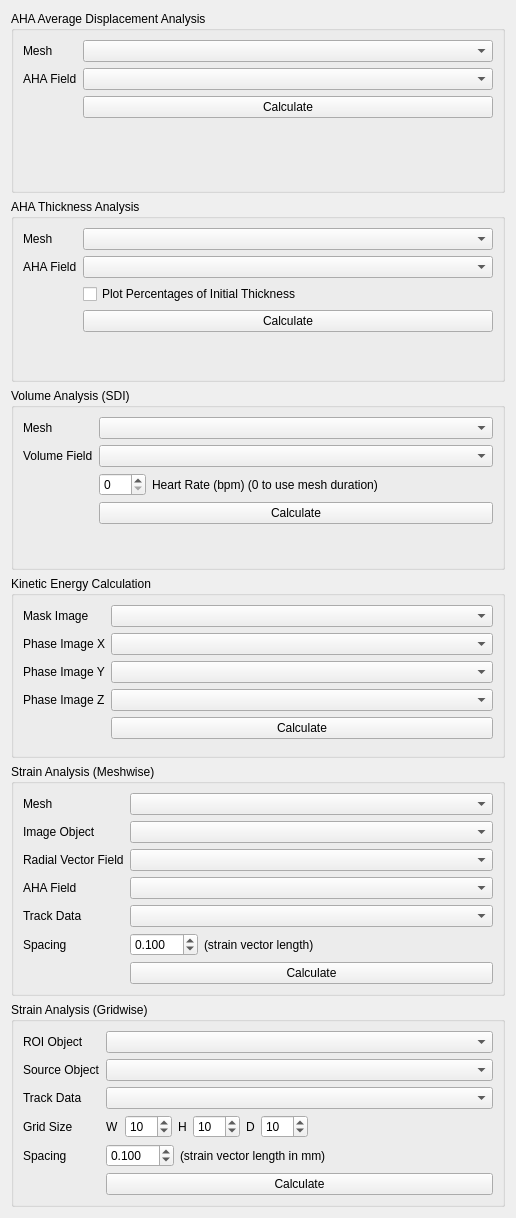
     <widget class="QWidget" name="page_5">
      <property name="geometry">
       <rect>
        <x>0</x>
        <y>0</y>
        <width>516</width>
        <height>1218</height>
       </rect>
      </property>
      <property name="sizePolicy">
       <sizepolicy hsizetype="Preferred" vsizetype="Fixed">
        <horstretch>0</horstretch>
        <verstretch>0</verstretch>
       </sizepolicy>
      </property>
      <attribute name="label">
       <string>4. Analysis</string>
      </attribute>
      <layout class="QVBoxLayout" name="verticalLayout_12">
       <item>
        <widget class="QGroupBox" name="groupBox_13">
         <property name="title">
          <string>AHA Average Displacement Analysis</string>
         </property>
         <layout class="QFormLayout" name="formLayout_13">
          <property name="fieldGrowthPolicy">
           <enum>QFormLayout::AllNonFixedFieldsGrow</enum>
          </property>
          <item row="0" column="0">
           <widget class="QLabel" name="label_47">
            <property name="text">
             <string>Mesh</string>
            </property>
           </widget>
          </item>
          <item row="0" column="1">
           <widget class="QComboBox" name="dispMeshBox">
            <property name="sizePolicy">
             <sizepolicy hsizetype="Expanding" vsizetype="Fixed">
              <horstretch>0</horstretch>
              <verstretch>0</verstretch>
             </sizepolicy>
            </property>
           </widget>
          </item>
          <item row="1" column="0">
           <widget class="QLabel" name="label_48">
            <property name="text">
             <string>AHA Field</string>
            </property>
           </widget>
          </item>
          <item row="1" column="1">
           <widget class="QComboBox" name="dispFieldBox">
            <property name="sizePolicy">
             <sizepolicy hsizetype="Expanding" vsizetype="Fixed">
              <horstretch>0</horstretch>
              <verstretch>0</verstretch>
             </sizepolicy>
            </property>
           </widget>
          </item>
          <item row="2" column="1">
           <widget class="QPushButton" name="avgdispButton">
            <property name="sizePolicy">
             <sizepolicy hsizetype="Expanding" vsizetype="Fixed">
              <horstretch>0</horstretch>
              <verstretch>0</verstretch>
             </sizepolicy>
            </property>
            <property name="text">
             <string>Calculate</string>
            </property>
           </widget>
          </item>
         </layout>
        </widget>
       </item>
       <item>
        <widget class="QGroupBox" name="groupBox_12">
         <property name="title">
          <string>AHA Thickness Analysis</string>
         </property>
         <layout class="QFormLayout" name="formLayout_12">
          <item row="0" column="0">
           <widget class="QLabel" name="label_45">
            <property name="text">
             <string>Mesh</string>
            </property>
           </widget>
          </item>
          <item row="0" column="1">
           <widget class="QComboBox" name="thickMeshBox">
            <property name="sizePolicy">
             <sizepolicy hsizetype="Expanding" vsizetype="Fixed">
              <horstretch>0</horstretch>
              <verstretch>0</verstretch>
             </sizepolicy>
            </property>
           </widget>
          </item>
          <item row="3" column="1">
           <widget class="QPushButton" name="thicknessButton">
            <property name="sizePolicy">
             <sizepolicy hsizetype="Expanding" vsizetype="Fixed">
              <horstretch>0</horstretch>
              <verstretch>0</verstretch>
             </sizepolicy>
            </property>
            <property name="text">
             <string>Calculate</string>
            </property>
           </widget>
          </item>
          <item row="1" column="1">
           <widget class="QComboBox" name="thickFieldBox">
            <property name="sizePolicy">
             <sizepolicy hsizetype="Expanding" vsizetype="Fixed">
              <horstretch>0</horstretch>
              <verstretch>0</verstretch>
             </sizepolicy>
            </property>
           </widget>
          </item>
          <item row="1" column="0">
           <widget class="QLabel" name="label_46">
            <property name="text">
             <string>AHA Field</string>
            </property>
           </widget>
          </item>
          <item row="2" column="1">
           <widget class="QCheckBox" name="percentThickBox">
            <property name="sizePolicy">
             <sizepolicy hsizetype="Expanding" vsizetype="Fixed">
              <horstretch>0</horstretch>
              <verstretch>0</verstretch>
             </sizepolicy>
            </property>
            <property name="text">
             <string>Plot Percentages of Initial Thickness</string>
            </property>
           </widget>
          </item>
         </layout>
        </widget>
       </item>
       <item>
        <widget class="QGroupBox" name="groupBox_14">
         <property name="title">
          <string>Volume Analysis (SDI)</string>
         </property>
         <layout class="QFormLayout" name="formLayout_14">
          <item row="0" column="0">
           <widget class="QLabel" name="label_49">
            <property name="text">
             <string>Mesh</string>
            </property>
           </widget>
          </item>
          <item row="0" column="1">
           <widget class="QComboBox" name="volMeshBox">
            <property name="sizePolicy">
             <sizepolicy hsizetype="Expanding" vsizetype="Fixed">
              <horstretch>0</horstretch>
              <verstretch>0</verstretch>
             </sizepolicy>
            </property>
           </widget>
          </item>
          <item row="1" column="1">
           <widget class="QComboBox" name="volFieldBox">
            <property name="sizePolicy">
             <sizepolicy hsizetype="Expanding" vsizetype="Fixed">
              <horstretch>0</horstretch>
              <verstretch>0</verstretch>
             </sizepolicy>
            </property>
           </widget>
          </item>
          <item row="1" column="0">
           <widget class="QLabel" name="label_50">
            <property name="text">
             <string>Volume Field</string>
            </property>
           </widget>
          </item>
          <item row="3" column="1">
           <widget class="QPushButton" name="volButton">
            <property name="sizePolicy">
             <sizepolicy hsizetype="Expanding" vsizetype="Fixed">
              <horstretch>0</horstretch>
              <verstretch>0</verstretch>
             </sizepolicy>
            </property>
            <property name="text">
             <string>Calculate</string>
            </property>
           </widget>
          </item>
          <item row="2" column="1">
           <layout class="QHBoxLayout" name="horizontalLayout_18">
            <property name="topMargin">
             <number>0</number>
            </property>
            <item>
             <widget class="QSpinBox" name="bpmBox">
              <property name="sizePolicy">
               <sizepolicy hsizetype="Maximum" vsizetype="Fixed">
                <horstretch>0</horstretch>
                <verstretch>0</verstretch>
               </sizepolicy>
              </property>
              <property name="minimum">
               <number>0</number>
              </property>
              <property name="maximum">
               <number>200</number>
              </property>
              <property name="value">
               <number>0</number>
              </property>
             </widget>
            </item>
            <item>
             <widget class="QLabel" name="label_74">
              <property name="text">
               <string>Heart Rate (bpm) (0 to use mesh duration)</string>
              </property>
             </widget>
            </item>
           </layout>
          </item>
         </layout>
        </widget>
       </item>
       <item>
        <widget class="QGroupBox" name="groupBox_16">
         <property name="minimumSize">
          <size>
           <width>0</width>
           <height>0</height>
          </size>
         </property>
         <property name="title">
          <string>Kinetic Energy Calculation</string>
         </property>
         <layout class="QFormLayout" name="formLayout_16">
          <item row="0" column="0">
           <widget class="QLabel" name="label_58">
            <property name="text">
             <string>Mask Image</string>
            </property>
           </widget>
          </item>
          <item row="0" column="1">
           <widget class="QComboBox" name="keMaskBox">
            <property name="sizePolicy">
             <sizepolicy hsizetype="Expanding" vsizetype="Fixed">
              <horstretch>0</horstretch>
              <verstretch>0</verstretch>
             </sizepolicy>
            </property>
           </widget>
          </item>
          <item row="1" column="1">
           <widget class="QComboBox" name="phaseXBox">
            <property name="sizePolicy">
             <sizepolicy hsizetype="Expanding" vsizetype="Fixed">
              <horstretch>0</horstretch>
              <verstretch>0</verstretch>
             </sizepolicy>
            </property>
           </widget>
          </item>
          <item row="2" column="1">
           <widget class="QComboBox" name="phaseYBox">
            <property name="sizePolicy">
             <sizepolicy hsizetype="Expanding" vsizetype="Fixed">
              <horstretch>0</horstretch>
              <verstretch>0</verstretch>
             </sizepolicy>
            </property>
           </widget>
          </item>
          <item row="3" column="1">
           <widget class="QComboBox" name="phaseZBox">
            <property name="sizePolicy">
             <sizepolicy hsizetype="Expanding" vsizetype="Fixed">
              <horstretch>0</horstretch>
              <verstretch>0</verstretch>
             </sizepolicy>
            </property>
           </widget>
          </item>
          <item row="1" column="0">
           <widget class="QLabel" name="label_60">
            <property name="text">
             <string>Phase Image X</string>
            </property>
           </widget>
          </item>
          <item row="2" column="0">
           <widget class="QLabel" name="label_61">
            <property name="text">
             <string>Phase Image Y</string>
            </property>
           </widget>
          </item>
          <item row="3" column="0">
           <widget class="QLabel" name="label_62">
            <property name="text">
             <string>Phase Image Z</string>
            </property>
           </widget>
          </item>
          <item row="4" column="1">
           <widget class="QPushButton" name="keCalcButton">
            <property name="sizePolicy">
             <sizepolicy hsizetype="Expanding" vsizetype="Fixed">
              <horstretch>0</horstretch>
              <verstretch>0</verstretch>
             </sizepolicy>
            </property>
            <property name="text">
             <string>Calculate</string>
            </property>
           </widget>
          </item>
         </layout>
        </widget>
       </item>
       <item>
        <widget class="QGroupBox" name="groupBox_15">
         <property name="title">
          <string>Strain Analysis (Meshwise)</string>
         </property>
         <layout class="QFormLayout" name="formLayout_15">
          <property name="fieldGrowthPolicy">
           <enum>QFormLayout::AllNonFixedFieldsGrow</enum>
          </property>
          <item row="1" column="0">
           <widget class="QLabel" name="label_51">
            <property name="text">
             <string>Mesh</string>
            </property>
           </widget>
          </item>
          <item row="1" column="1">
           <widget class="QComboBox" name="strainMeshBox">
            <property name="sizePolicy">
             <sizepolicy hsizetype="Expanding" vsizetype="Fixed">
              <horstretch>0</horstretch>
              <verstretch>0</verstretch>
             </sizepolicy>
            </property>
           </widget>
          </item>
          <item row="2" column="0">
           <widget class="QLabel" name="label_52">
            <property name="text">
             <string>Image Object</string>
            </property>
           </widget>
          </item>
          <item row="2" column="1">
           <widget class="QComboBox" name="strainImgBox">
            <property name="sizePolicy">
             <sizepolicy hsizetype="Expanding" vsizetype="Fixed">
              <horstretch>0</horstretch>
              <verstretch>0</verstretch>
             </sizepolicy>
            </property>
           </widget>
          </item>
          <item row="3" column="0">
           <widget class="QLabel" name="label_59">
            <property name="text">
             <string>Radial Vector Field</string>
            </property>
           </widget>
          </item>
          <item row="3" column="1">
           <widget class="QComboBox" name="vectorFieldBox">
            <property name="sizePolicy">
             <sizepolicy hsizetype="Expanding" vsizetype="Fixed">
              <horstretch>0</horstretch>
              <verstretch>0</verstretch>
             </sizepolicy>
            </property>
           </widget>
          </item>
          <item row="6" column="0">
           <widget class="QLabel" name="label_56">
            <property name="text">
             <string>Spacing</string>
            </property>
           </widget>
          </item>
          <item row="6" column="1">
           <layout class="QHBoxLayout" name="horizontalLayout_12">
            <property name="bottomMargin">
             <number>0</number>
            </property>
            <item>
             <widget class="QDoubleSpinBox" name="strainSpacingMeshBox">
              <property name="decimals">
               <number>3</number>
              </property>
              <property name="minimum">
               <double>-99.989999999999995</double>
              </property>
              <property name="singleStep">
               <double>0.100000000000000</double>
              </property>
              <property name="value">
               <double>0.100000000000000</double>
              </property>
             </widget>
            </item>
            <item>
             <widget class="QLabel" name="label_57">
              <property name="text">
               <string>(strain vector length)</string>
              </property>
             </widget>
            </item>
            <item>
             <spacer name="horizontalSpacer_6">
              <property name="orientation">
               <enum>Qt::Horizontal</enum>
              </property>
              <property name="sizeHint" stdset="0">
               <size>
                <width>40</width>
                <height>20</height>
               </size>
              </property>
             </spacer>
            </item>
           </layout>
          </item>
          <item row="9" column="1">
           <widget class="QPushButton" name="strainMeshButton">
            <property name="sizePolicy">
             <sizepolicy hsizetype="Expanding" vsizetype="Fixed">
              <horstretch>0</horstretch>
              <verstretch>0</verstretch>
             </sizepolicy>
            </property>
            <property name="text">
             <string>Calculate</string>
            </property>
           </widget>
          </item>
          <item row="4" column="0">
           <widget class="QLabel" name="label_53">
            <property name="text">
             <string>AHA Field</string>
            </property>
           </widget>
          </item>
          <item row="4" column="1">
           <widget class="QComboBox" name="strainMeshAHABox">
            <property name="sizePolicy">
             <sizepolicy hsizetype="Expanding" vsizetype="Fixed">
              <horstretch>0</horstretch>
              <verstretch>0</verstretch>
             </sizepolicy>
            </property>
           </widget>
          </item>
          <item row="5" column="0">
           <widget class="QLabel" name="label_54">
            <property name="text">
             <string>Track Data</string>
            </property>
           </widget>
          </item>
          <item row="5" column="1">
           <widget class="QComboBox" name="strainMeshTrackBox">
            <property name="sizePolicy">
             <sizepolicy hsizetype="Expanding" vsizetype="Fixed">
              <horstretch>0</horstretch>
              <verstretch>0</verstretch>
             </sizepolicy>
            </property>
           </widget>
          </item>
         </layout>
        </widget>
       </item>
       <item>
        <widget class="QGroupBox" name="groupBox_10">
         <property name="title">
          <string>Strain Analysis (Gridwise)</string>
         </property>
         <layout class="QFormLayout" name="formLayout_10">
          <property name="fieldGrowthPolicy">
           <enum>QFormLayout::AllNonFixedFieldsGrow</enum>
          </property>
          <item row="0" column="0">
           <widget class="QLabel" name="label_35">
            <property name="text">
             <string>ROI Object</string>
            </property>
           </widget>
          </item>
          <item row="0" column="1">
           <widget class="QComboBox" name="strainROIBox">
            <property name="sizePolicy">
             <sizepolicy hsizetype="Expanding" vsizetype="Fixed">
              <horstretch>0</horstretch>
              <verstretch>0</verstretch>
             </sizepolicy>
            </property>
           </widget>
          </item>
          <item row="1" column="0">
           <widget class="QLabel" name="label_36">
            <property name="text">
             <string>Source Object</string>
            </property>
           </widget>
          </item>
          <item row="1" column="1">
           <widget class="QComboBox" name="strainSrcBox">
            <property name="sizePolicy">
             <sizepolicy hsizetype="Expanding" vsizetype="Fixed">
              <horstretch>0</horstretch>
              <verstretch>0</verstretch>
             </sizepolicy>
            </property>
           </widget>
          </item>
          <item row="3" column="1">
           <layout class="QHBoxLayout" name="horizontalLayout_10">
            <property name="bottomMargin">
             <number>0</number>
            </property>
            <item>
             <widget class="QLabel" name="label_40">
              <property name="text">
               <string>W</string>
              </property>
             </widget>
            </item>
            <item>
             <widget class="QSpinBox" name="strainWBox">
              <property name="minimum">
               <number>2</number>
              </property>
              <property name="maximum">
               <number>999</number>
              </property>
              <property name="singleStep">
               <number>1</number>
              </property>
              <property name="value">
               <number>10</number>
              </property>
             </widget>
            </item>
            <item>
             <widget class="QLabel" name="label_42">
              <property name="text">
               <string>H</string>
              </property>
             </widget>
            </item>
            <item>
             <widget class="QSpinBox" name="strainHBox">
              <property name="minimum">
               <number>2</number>
              </property>
              <property name="maximum">
               <number>999</number>
              </property>
              <property name="value">
               <number>10</number>
              </property>
             </widget>
            </item>
            <item>
             <widget class="QLabel" name="label_43">
              <property name="text">
               <string>D</string>
              </property>
             </widget>
            </item>
            <item>
             <widget class="QSpinBox" name="strainDBox">
              <property name="minimum">
               <number>2</number>
              </property>
              <property name="maximum">
               <number>999</number>
              </property>
              <property name="value">
               <number>10</number>
              </property>
             </widget>
            </item>
            <item>
             <spacer name="horizontalSpacer_4">
              <property name="orientation">
               <enum>Qt::Horizontal</enum>
              </property>
              <property name="sizeHint" stdset="0">
               <size>
                <width>40</width>
                <height>20</height>
               </size>
              </property>
             </spacer>
            </item>
           </layout>
          </item>
          <item row="4" column="0">
           <widget class="QLabel" name="label_37">
            <property name="text">
             <string>Spacing</string>
            </property>
           </widget>
          </item>
          <item row="4" column="1">
           <layout class="QHBoxLayout" name="horizontalLayout_9">
            <property name="bottomMargin">
             <number>0</number>
            </property>
            <item>
             <widget class="QDoubleSpinBox" name="strainSpacingBox">
              <property name="decimals">
               <number>3</number>
              </property>
              <property name="minimum">
               <double>-99.989999999999995</double>
              </property>
              <property name="singleStep">
               <double>0.100000000000000</double>
              </property>
              <property name="value">
               <double>0.100000000000000</double>
              </property>
             </widget>
            </item>
            <item>
             <widget class="QLabel" name="label_39">
              <property name="text">
               <string>(strain vector length in mm)</string>
              </property>
             </widget>
            </item>
            <item>
             <spacer name="horizontalSpacer_3">
              <property name="orientation">
               <enum>Qt::Horizontal</enum>
              </property>
              <property name="sizeHint" stdset="0">
               <size>
                <width>40</width>
                <height>20</height>
               </size>
              </property>
             </spacer>
            </item>
           </layout>
          </item>
          <item row="7" column="1">
           <widget class="QPushButton" name="strainButton">
            <property name="sizePolicy">
             <sizepolicy hsizetype="Expanding" vsizetype="Fixed">
              <horstretch>0</horstretch>
              <verstretch>0</verstretch>
             </sizepolicy>
            </property>
            <property name="text">
             <string>Calculate</string>
            </property>
           </widget>
          </item>
          <item row="3" column="0">
           <widget class="QLabel" name="label_41">
            <property name="text">
             <string>Grid Size</string>
            </property>
           </widget>
          </item>
          <item row="2" column="0">
           <widget class="QLabel" name="label_38">
            <property name="text">
             <string>Track Data</string>
            </property>
           </widget>
          </item>
          <item row="2" column="1">
           <widget class="QComboBox" name="strainTrackBox">
            <property name="sizePolicy">
             <sizepolicy hsizetype="Expanding" vsizetype="Fixed">
              <horstretch>0</horstretch>
              <verstretch>0</verstretch>
             </sizepolicy>
            </property>
           </widget>
          </item>
         </layout>
        </widget>
       </item>
      </layout>
     </widget>
